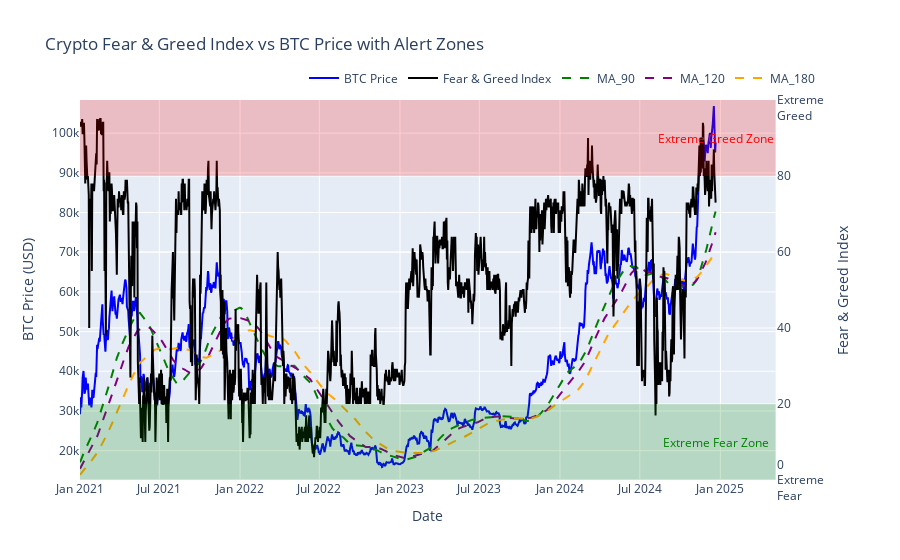

The notebook cell saved with this chart:
### Code cell
fig = plot_data_with_fear_greed_alerts(merged_bitcoin_fg_df, "BTC")
fig.show()

### Figure 1 — Plotly figure (JSON) as saved in the notebook; plotly's stock layout.template omitted (floating-point values rounded to 4 significant figures; data arrays with more than 128 entries replaced by an {"elided": "..."} marker saying what was removed)
{"data": [{"hovertemplate": "<b>Date:</b> %{x|%Y-%m-%d}<br><b>Price:</b> $%{y:.2f}<br><b>Sentiment:</b> %{text}<br>", "line": {"color": "blue"}, "name": "BTC Price", "text": {"elided": "1450 int values"}, "type": "scatter", "x": {"elided": "1450 str values"}, "xaxis": "x", "y": {"elided": "1450 float values"}, "yaxis": "y"}, {"hovertemplate": "<b>Date:</b> %{x|%Y-%m-%d}<br><b>Fear & Greed Index:</b> %{y}<br>", "line": {"color": "black", "width": 2}, "name": "Fear & Greed Index", "type": "scatter", "x": {"elided": "1450 str values"}, "xaxis": "x", "y": {"elided": "1450 int values"}, "yaxis": "y2"}, {"line": {"color": "green", "dash": "dash", "width": 2}, "name": "MA_90", "type": "scatter", "x": {"elided": "1450 str values"}, "y": {"elided": "1450 float values"}}, {"line": {"color": "purple", "dash": "dash", "width": 2}, "name": "MA_120", "type": "scatter", "x": {"elided": "1450 str values"}, "y": {"elided": "1450 float values"}}, {"line": {"color": "orange", "dash": "dash", "width": 2}, "name": "MA_180", "type": "scatter", "x": {"elided": "1450 str values"}, "y": {"elided": "1450 float values"}}], "layout": {"annotations": [{"font": {"color": "green"}, "showarrow": false, "text": "Extreme Fear Zone", "x": "2024-12-21T00:00:00", "y": 10, "yref": "y2"}, {"font": {"color": "red"}, "showarrow": false, "text": "Extreme Greed Zone", "x": "2024-12-21T00:00:00", "y": 90, "yref": "y2"}], "hovermode": "x unified", "legend": {"orientation": "h", "x": 1, "xanchor": "right", "y": 1.02, "yanchor": "bottom"}, "shapes": [{"fillcolor": "green", "line": {"width": 0}, "opacity": 0.2, "type": "rect", "x0": 0, "x1": 1, "xref": "x domain", "y0": 0, "y1": 20, "yref": "y2"}, {"fillcolor": "red", "line": {"width": 0}, "opacity": 0.2, "type": "rect", "x0": 0, "x1": 1, "xref": "x domain", "y0": 80, "y1": 100, "yref": "y2"}], "title": {"text": "Crypto Fear & Greed Index vs BTC Price with Alert Zones"}, "xaxis": {"anchor": "y", "domain": [0, 0.94], "title": {"text": "Date"}}, "yaxis": {"anchor": "x", "domain": [0, 1], "range": [12600.0, 108400.0], "title": {"text": "BTC Price (USD)"}}, "yaxis2": {"anchor": "x", "overlaying": "y", "range": [0, 100], "side": "right", "ticktext": ["0<br>Extreme<br>Fear", "20", "40", "60", "80", "100<br>Extreme<br>Greed"], "tickvals": [0, 20, 40, 60, 80, 100], "title": {"text": "Fear & Greed Index"}}}}
